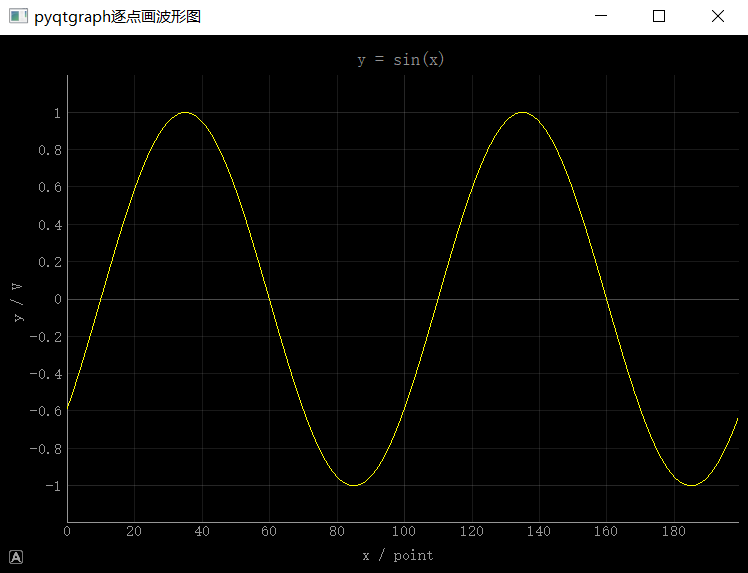

Python code for this plot:
import pyqtgraph as pg
import numpy as np
import array

app = pg.mkQApp()
data = array.array('d') #可动态改变数组大小, double型数组
N = 200                 #一屏可显示的数据点数
win = pg.GraphicsWindow()
win.setWindowTitle(u'pyqtgraph逐点画波形图')
win.resize(500,300)

p = win.addPlot()
p.showGrid(x=True, y=True)
p.setRange(xRange=[0,N-1], yRange=[-1.2,1.2], padding=0)
p.setLabels(left='y / V', bottom='x / point', title='y = sin(x)')

curve = p.plot(pen='y')
idx=0

def plotData():
    global idx
    tmp = np.sin(np.pi / 50 * idx)
    if len(data) < N:
        data.append(tmp)
    else:
        data[:-1] = data[1:]
        data[-1] = tmp
    
    curve.setData(data)
    idx +=1


if __name__ == "__main__":
    timer = pg.QtCore.QTimer()
    timer.timeout.connect(plotData)
    # 连接定时器, 每30ms刷新一次
    timer.start(30)

    app.exec_()
